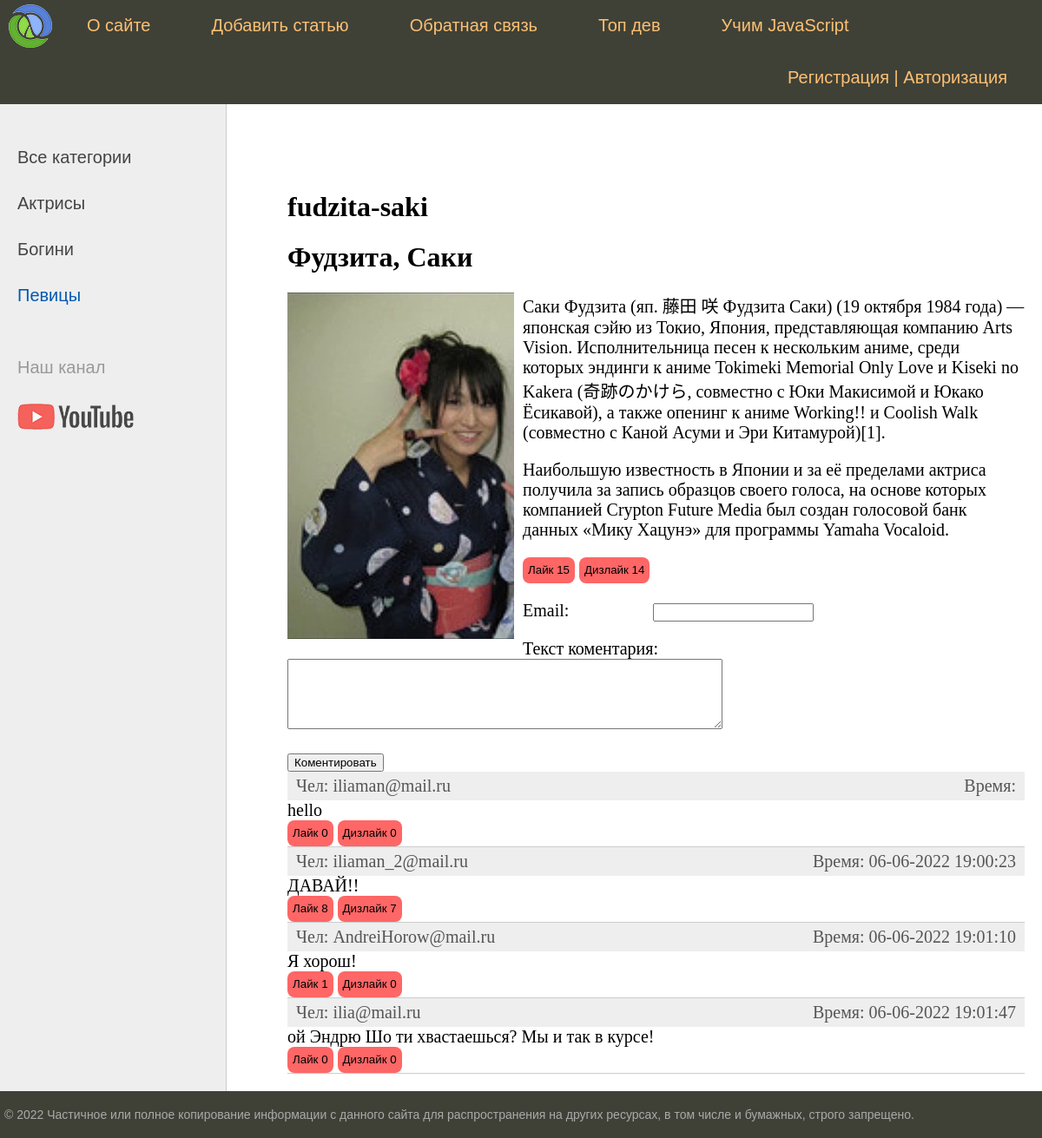
The page /post/fudzita-saki on the database its author committed.
### women/models.py (models this page shows, shortened)
class Category(models.Model):
    name = models.CharField(max_length=100, db_index=True, verbose_name='Название категории')
    slug = models.SlugField(max_length=255, unique=True, db_index=True, verbose_name='URL')
    def get_absolute_url(self):
        return reverse('category', kwargs={'cat_slug': self.slug})
    class Meta:
        verbose_name = 'Категория'
        verbose_name_plural = 'Категории'
        ordering = ['name']

class Women(models.Model):
    title = models.CharField(max_length=255, verbose_name='Заголовок')
    slug = models.SlugField(max_length=255, unique=True, db_index=True, verbose_name='URL')
    content = models.TextField(blank=True, verbose_name='Текст статьи')
    photo = models.ImageField(upload_to="photos/%Y/%m/%d/", verbose_name='Фото')
    time_create = models.DateTimeField(auto_now_add=True, verbose_name='Время создания')
    time_update = models.DateTimeField(auto_now=True, verbose_name='Время изменения')
    like = models.IntegerField(default=0, verbose_name='Лайки')
    dislike = models.IntegerField(default=0, verbose_name='Дизлайки')
    is_published = models.BooleanField(default=True, verbose_name='Публикация')
    cat = models.ForeignKey('Category', on_delete=models.PROTECT, verbose_name='Категория')
    class Meta:
        verbose_name = 'Известные женщины'
        verbose_name_plural = 'Известные женщины'
        ordering = ['time_create', 'title']

class Comment(models.Model):
    email = models.CharField(max_length=50, verbose_name='Email')
    content = models.TextField(blank=True, verbose_name='Текст коментария')
    time_create = models.DateTimeField(auto_now_add=True, verbose_name='Время публикации')
    like = models.IntegerField(default=0, verbose_name='Лайки')
    dislike = models.IntegerField(default=0, verbose_name='Дизлайки')
    post = models.ForeignKey('Women', on_delete=models.PROTECT, verbose_name='Пост')

### women/views.py (the view)
# urls.py: path('post/<slug:post_slug>', ShowPost.as_view(), name='post'),
class ShowPost(DataMixin, View):
    form_comment = AddCommentForm
    template_name = 'women/post.html'
    def get(self, request, post_slug):
        post = get_object_or_404(Women, slug=post_slug)
        comments = Comment.objects.filter(post_id=post.pk).select_related('post')
        form_comment = self.form_comment
        context = self.get_user_context(post=post, title=post.title, cat_selected=post.cat.slug, comments=comments,
                                        form_comment=form_comment)
        return render(request, self.template_name, context=context)
    def post(self, request, post_slug):
        post = get_object_or_404(Women, slug=post_slug)
        comments = Comment.objects.filter(post_id=post.pk)
        form_comment = self.form_comment
        if 'comment' in request.POST:
            form_comment = self.form_comment(request.POST)
            if form_comment.is_valid():
                email = form_comment.cleaned_data['email']
                content = form_comment.cleaned_data['content']
                go_in_bd = Comment(email=email, content=content, post_id=post.pk)
                go_in_bd.save()
            else:
                form_comment = self.form_comment()  # ошибку в контент форм коментс еррор
        context = {'post': post, 'title': post.title, 'cat_selected': post.cat.slug,
                   'comments': comments, 'form_comment': form_comment}
        return render(request, self.template_name, context=context)

### women/templatetags/women_tags.py (called while the page is built)
@register.inclusion_tag('usertags/list_categories.html')
def show_categories(sort=None, cat_selected=None):
    if not sort:
        cats = Category.objects.all()
    else:
        cats = Category.objects.order_by(sort)
    return {"cats": cats, "cat_selected": cat_selected}

@register.inclusion_tag('usertags/list_menu.html')
def show_menu(*args, **kwargs):
    menu = [{'title': "О сайте", 'url_name': 'about'},
            {'title': "Добавить статью", 'url_name': 'add_page'},
            {'title': "Обратная связь", 'url_name': 'contact'},
            {'title': "Топ дев", 'url_name': 'toprait'},
            {'title': "Учим JavaScript", 'url_name': 'learnjs'}]
    return {"menu": menu}

### women/utils.py (called while the page is built)
    def get_user_context(self, **kwargs):
        context = kwargs
        cat_selected = 0
        if 'cat_selected' not in context:
            context['cat_selected'] = 0
        return context

### women/templates/women/post.html (shortened to what this page needs)
{% extends 'women/base.html' %}
{% load static %}
{% block content %}
    <h1>{{ post.slug }}</h1>
    <h1>{{ post.title }}</h1>
    {% if post.photo %}
        <p><img class="img-article-left" src="{{ post.photo.url }}"></p>
    {% endif %}
    {{ post.content|linebreaks }}
        <button class="like" id="like" name="like" value={{ post.like }} data-likes="10">Лайк {{ post.like }}</button>
        <button class="like" id="dislike" name="dislike" value={{ post.dislike }}>Дизлайк {{ post.dislike }}</button>
    <form action="" method="post">
        {% for f in form_comment %}
            <p><label class="form-label" for="{{ f.id_for_label }}">{{f.label}}: </label>{{ f }}</p>
        {% endfor %}
        <button type="submit" name="comment">Коментировать</button>
    </form>
    <ul class="list-comment">
        {% for coment in comments %}
            <li>
                <div class="comment-panel">
                    <p class="first">Чел: {{ coment.email }}</p>
                    <p class="last">Время: {{ coment.time_create|date:"d-m-Y H:i:s" }}</p>
                </div>
                {{ coment.content }}
                    <button class="like" id="comment_like" name="comment_like" value={{ coment.pk }}>Лайк {{ coment.like }}</button>
                    <button class="like" id="comment_dislike" name="comment_dislike" value={{ coment.pk }}>Дизлайк {{ coment.dislike }}</button>
            </li>
        {% endfor %}
    </ul>
{% endblock %}

### women/templates/usertags/list_categories.html
{% for post in cats %}
    {% if post.slug == cat_selected %}
        <li class="selected">{{post.name}}</li>
    {% else %}
        <li><a href="{{post.get_absolute_url}}">{{post.name}}</a> </li>
    {% endif %}
{% endfor %}

### women/static/women/css/styles.css (style rules this page uses)
html, body { font-family: 'Arial'; margin: 0; padding: 0; height: 100%; width: 100%; color: #444; }
a { color: #0059b2; text-decoration: none; }
img { max-width: 600px; height: auto; }
img.img-article-left { max-width: 300px; height: auto; float: left; padding: 0 10px 10px 0; }
.left-chapters ul li { margin: 30px 0 0 0; color: #999; }
.left-chapters ul li.selected { color: #0059b2; }
.left-chapters ul li a { color: #444; text-decoration: none; }
.content-text h1 { font-size: 32px; }
.form-label { display: inline-block; min-width: 150px; vertical-align: top; }
.like { border: none; border-radius: 8px; background: #FF6666; height: 30px; cursor: pointer; }
ul.list-comment { list-style: none; margin: 0; padding: 0; }
ul.list-comment li { border-bottom: 1px solid #ccc; }
div.comment-panel { background: #eee; padding: 5px 10px 5px 10px; box-sizing: border-box; overflow: hidden; color: #555; }
div.comment-panel p.first { margin: 0; float: left; }
div.comment-panel p.last { margin: 0; float: right; }

### rows shown on the page
Category: name "Актрисы"
Category: name "Богини"
Category: name "Певицы"
Women: slug "fudzita-saki", title "Фудзита, Саки", photo (picture), content "Саки Фудзита (яп. 藤田 咲 Фудзита Саки) (19 октября 1984 года) — японская сэйю из Токио, Япония, представляющая компанию Arts Vision. Исполнительница песен к нескольким аниме, среди которых эндинги к аниме Tokimeki Memorial Only Love и Kiseki no Kakera (奇跡のかけら, совместно с Юки Макисимой и Юкако Ёсикавой), а также опенинг к аниме Working!! и Coolish Walk (совместно с Каной Асуми и Эри Китамурой)[1]. Наибольшую известность в Японии и за её пределами актриса получила за запись образцов своего голоса, на основе которых компанией Crypton Future Media был создан голосовой банк данных «Мику Хацунэ» для программы Yamaha Vocaloid.", like "15", dislike "14"
Comment: email "iliaman@mail.ru", content "hello", {{ coment.pk }} 1 (drawn), like "0", dislike "0"
Comment: email "iliaman_2@mail.ru", time_create "06-06-2022 19:00:23", content "ДАВАЙ!!", {{ coment.pk }} 2 (drawn), like "8", dislike "7"
Comment: email "AndreiHorow@mail.ru", time_create "06-06-2022 19:01:10", content "Я хорош!", {{ coment.pk }} 3 (drawn), like "1", dislike "0"
Comment: email "ilia@mail.ru", time_create "06-06-2022 19:01:47", content "ой Эндрю Шо ти хвастаешься? Мы и так в курсе!", {{ coment.pk }} 4 (drawn), like "0", dislike "0"

### other values the page prints
{{ m.title }} "О сайте" "Добавить статью" "Обратная связь" "Топ дев" "Учим JavaScript"
{{ f.label }} "Email" "Текст коментария"
